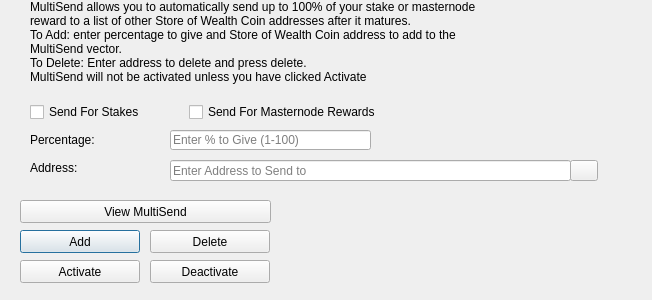
<?xml version="1.0" encoding="UTF-8"?>
<ui version="4.0">
 <class>MultiSendDialog</class>
 <widget class="QDialog" name="MultiSendDialog">
  <property name="windowModality">
   <enum>Qt::NonModal</enum>
  </property>
  <property name="geometry">
   <rect>
    <x>0</x>
    <y>0</y>
    <width>652</width>
    <height>300</height>
   </rect>
  </property>
  <property name="windowTitle">
   <string>MultiSend</string>
  </property>
  <widget class="QLineEdit" name="multiSendPercentEdit">
   <property name="geometry">
    <rect>
     <x>170</x>
     <y>130</y>
     <width>201</width>
     <height>20</height>
    </rect>
   </property>
   <property name="toolTip">
    <string>Enter whole numbers 1 - 100</string>
   </property>
   <property name="placeholderText">
    <string>Enter % to Give (1-100)</string>
   </property>
  </widget>
  <widget class="QLineEdit" name="multiSendAddressEdit">
   <property name="geometry">
    <rect>
     <x>170</x>
     <y>160</y>
     <width>401</width>
     <height>21</height>
    </rect>
   </property>
   <property name="toolTip">
    <string/>
   </property>
   <property name="placeholderText">
    <string>Enter Address to Send to</string>
   </property>
  </widget>
  <widget class="QLabel" name="label_2">
   <property name="geometry">
    <rect>
     <x>30</x>
     <y>0</y>
     <width>451</width>
     <height>121</height>
    </rect>
   </property>
   <property name="lineWidth">
    <number>1</number>
   </property>
   <property name="text">
    <string>MultiSend allows you to automatically send up to 100% of your stake or masternode reward to a list of other Store of Wealth Coin addresses after it matures.
To Add: enter percentage to give and Store of Wealth Coin address to add to the MultiSend vector.
To Delete: Enter address to delete and press delete.
MultiSend will not be activated unless you have clicked Activate</string>
   </property>
   <property name="alignment">
    <set>Qt::AlignLeading|Qt::AlignLeft|Qt::AlignTop</set>
   </property>
   <property name="wordWrap">
    <bool>true</bool>
   </property>
  </widget>
  <widget class="QLabel" name="message">
   <property name="geometry">
    <rect>
     <x>290</x>
     <y>200</y>
     <width>351</width>
     <height>91</height>
    </rect>
   </property>
   <property name="text">
    <string/>
   </property>
  </widget>
  <widget class="QPushButton" name="addButton">
   <property name="geometry">
    <rect>
     <x>20</x>
     <y>230</y>
     <width>120</width>
     <height>23</height>
    </rect>
   </property>
   <property name="toolTip">
    <string/>
   </property>
   <property name="statusTip">
    <string>Add to MultiSend Vector</string>
   </property>
   <property name="text">
    <string>Add</string>
   </property>
  </widget>
  <widget class="QPushButton" name="disableButton">
   <property name="geometry">
    <rect>
     <x>150</x>
     <y>260</y>
     <width>120</width>
     <height>23</height>
    </rect>
   </property>
   <property name="statusTip">
    <string>Deactivate MultiSend</string>
   </property>
   <property name="text">
    <string>Deactivate</string>
   </property>
  </widget>
  <widget class="QPushButton" name="addressBookButton">
   <property name="geometry">
    <rect>
     <x>570</x>
     <y>160</y>
     <width>28</width>
     <height>21</height>
    </rect>
   </property>
   <property name="toolTip">
    <string>Choose an address from the address book</string>
   </property>
   <property name="text">
    <string/>
   </property>
   <property name="icon">
    <iconset resource="../storofwealth.qrc">
     <normaloff>:/icons/address-book</normaloff>:/icons/address-book</iconset>
   </property>
   <property name="shortcut">
    <string>Alt+A</string>
   </property>
   <property name="autoDefault">
    <bool>false</bool>
   </property>
  </widget>
  <widget class="QLabel" name="label">
   <property name="geometry">
    <rect>
     <x>30</x>
     <y>130</y>
     <width>121</width>
     <height>20</height>
    </rect>
   </property>
   <property name="toolTip">
    <string>Percentage of stake to send</string>
   </property>
   <property name="text">
    <string>Percentage:</string>
   </property>
  </widget>
  <widget class="QLabel" name="label_5">
   <property name="geometry">
    <rect>
     <x>30</x>
     <y>160</y>
     <width>111</width>
     <height>16</height>
    </rect>
   </property>
   <property name="toolTip">
    <string>Address to send portion of stake to</string>
   </property>
   <property name="text">
    <string>Address:</string>
   </property>
  </widget>
  <widget class="QPushButton" name="deleteButton">
   <property name="geometry">
    <rect>
     <x>150</x>
     <y>230</y>
     <width>120</width>
     <height>23</height>
    </rect>
   </property>
   <property name="toolTip">
    <string/>
   </property>
   <property name="statusTip">
    <string>Delete Address From MultiSend Vector</string>
   </property>
   <property name="text">
    <string>Delete</string>
   </property>
  </widget>
  <widget class="QPushButton" name="activateButton">
   <property name="geometry">
    <rect>
     <x>20</x>
     <y>260</y>
     <width>120</width>
     <height>23</height>
    </rect>
   </property>
   <property name="statusTip">
    <string>Activate MultiSend</string>
   </property>
   <property name="text">
    <string>Activate</string>
   </property>
  </widget>
  <widget class="QPushButton" name="viewButton">
   <property name="geometry">
    <rect>
     <x>20</x>
     <y>200</y>
     <width>251</width>
     <height>23</height>
    </rect>
   </property>
   <property name="toolTip">
    <string/>
   </property>
   <property name="statusTip">
    <string>View MultiSend Vector</string>
   </property>
   <property name="text">
    <string>View MultiSend</string>
   </property>
  </widget>
  <widget class="QWidget" name="horizontalLayoutWidget">
   <property name="geometry">
    <rect>
     <x>30</x>
     <y>100</y>
     <width>351</width>
     <height>24</height>
    </rect>
   </property>
   <layout class="QHBoxLayout" name="horizontalLayout">
    <item>
     <widget class="QCheckBox" name="multiSendStakeCheckBox">
      <property name="text">
       <string>Send For Stakes</string>
      </property>
     </widget>
    </item>
    <item>
     <widget class="QCheckBox" name="multiSendMasternodeCheckBox">
      <property name="text">
       <string>Send For Masternode Rewards</string>
      </property>
     </widget>
    </item>
   </layout>
  </widget>
 </widget>
 <resources>
  <include location="../storofwealth.qrc"/>
 </resources>
 <connections/>
</ui>
